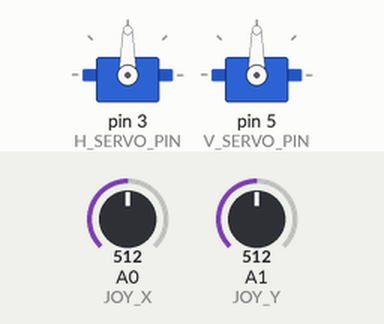
Recording of a sketch running on a simulated Arduino Uno, built with avr-gcc and run on an emulated ATmega328P. On the bench: 2 × servo. The inputs (shaded band) are chosen by the test bench; at power-on: A0 (JOY_X) = 512, A1 (JOY_Y) = 512.

Above: at 1.2 s.
1.3 s: A0 (JOY_X) set to 551
2.8 s: A0 (JOY_X) set to 580
At 3.25 s:
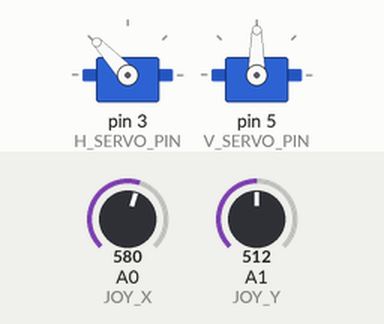
At 4.9 s:
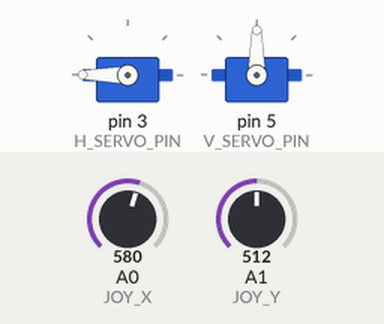
5.2 s: A1 (JOY_Y) set to 545
6.7 s: A1 (JOY_Y) set to 579
At 8.8 s:
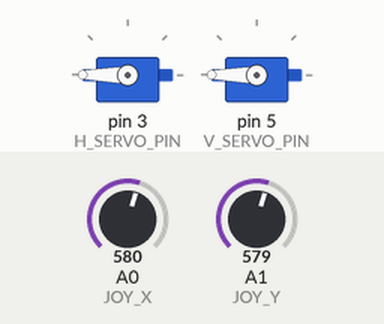
9.1 s: A1 (JOY_Y) set to 472
10.6 s: A1 (JOY_Y) set to 445
At 13.8 s:
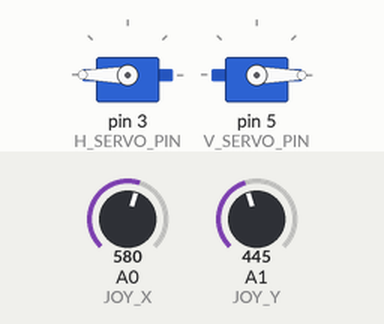
Timing chart, 0 to 14.6 s (numbered marks = the images above; inputs shaded):
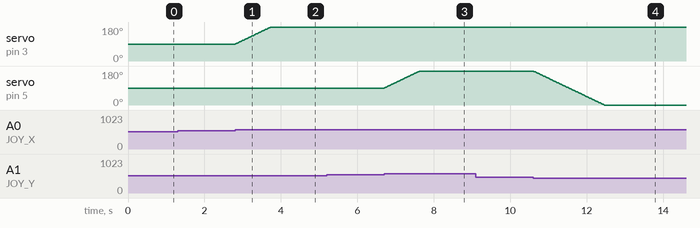

The sketch:

manual_mode_1_.ino
```cpp
#include <Arduino.h>
#include <Servo.h>

#define JOY_X A0
#define JOY_Y A1

#define H_SERVO_PIN 3
#define V_SERVO_PIN 5

Servo hServo;
Servo vServo;

int hAngle = 90;
int vAngle = 90;

// threshold to ignore small joystick noise
const int THRESHOLD = 50;

void setup() {
  hServo.attach(H_SERVO_PIN);
  vServo.attach(V_SERVO_PIN);

  hServo.write(hAngle);
  vServo.write(vAngle);
}

void loop() {

  int x = analogRead(JOY_X);
  int y = analogRead(JOY_Y);

  // --- Horizontal control ---
  if (x > 512 + THRESHOLD && hAngle < 180) {
    hAngle++;
  }
  else if (x < 512 - THRESHOLD && hAngle > 0) {
    hAngle--;
  }

  // --- Vertical control ---
  if (y > 512 + THRESHOLD && vAngle < 180) {
    vAngle++;
  }
  else if (y < 512 - THRESHOLD && vAngle > 0) {
    vAngle--;
  }

  hServo.write(hAngle);
  vServo.write(vAngle);

  delay(10); // speed of movement
}
```

Measured:
- the behaviour switches between 562 and 563 on A0 (JOY_X) (found by bisection; images 0 and 1)
- the behaviour switches between 562 and 563 on A1 (JOY_Y) (found by bisection; images 2 and 3)
- the behaviour switches between 462 and 461 on A1 (JOY_Y) (found by bisection; images 3 and 4)
- after the input at 1.3 s, every drawn part: stays the same
- after the input at 2.8 s, servo on pin 3 (H_SERVO_PIN): moves from 90° to 180° over 0.92 s, starting at once
- after the input at 5.2 s, every drawn part: stays the same
- after the input at 6.7 s, servo on pin 5 (V_SERVO_PIN): moves from 90° to 180° over 0.92 s, starting at once
- after the input at 9.1 s, every drawn part: stays the same
- after the input at 10.6 s, servo on pin 5 (V_SERVO_PIN): moves from 180° to 0° over 1.9 s, starting at once
